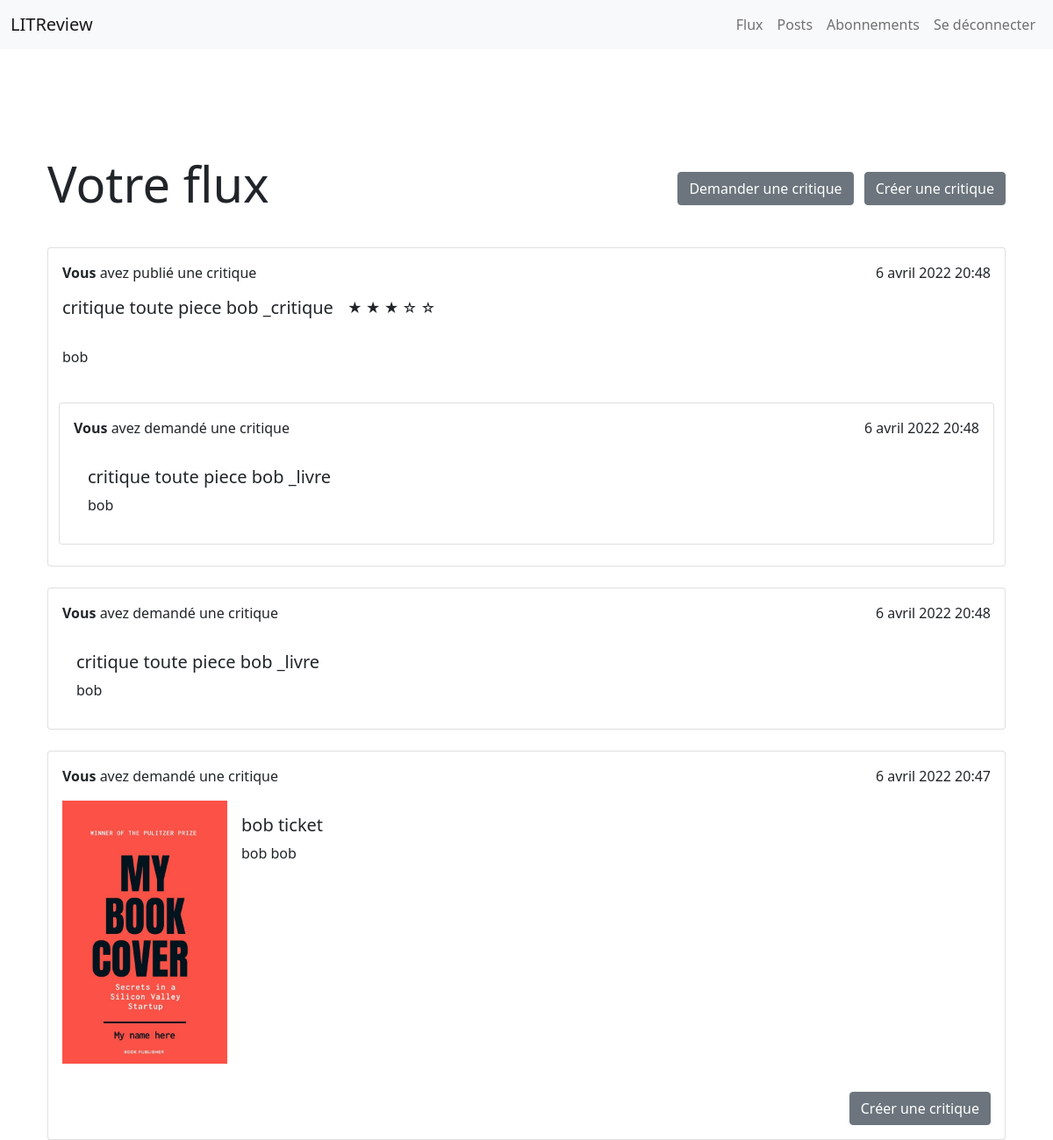
Screenshot of / (signed in) with the database file from the repository.
### main/models.py (models this page shows, shortened)
class Review(models.Model):
    ticket = models.ForeignKey(to=Ticket, on_delete=models.CASCADE)
    rating = models.PositiveSmallIntegerField(
        validators=[MinValueValidator(0), MaxValueValidator(5)]
    )
    headline = models.CharField(max_length=128)
    body = models.CharField(max_length=8192, blank=True)
    user = models.ForeignKey(to=settings.AUTH_USER_MODEL, on_delete=models.CASCADE)
    time_created = models.DateTimeField(auto_now_add=True)

class Ticket(models.Model):
    title = models.CharField(max_length=128)
    description = models.TextField(max_length=2048, blank=True)
    user = models.ForeignKey(to=settings.AUTH_USER_MODEL, on_delete=models.CASCADE)
    image = models.ImageField(null=True, blank=True, upload_to="images/")
    time_created = models.DateTimeField(auto_now_add=True)

### main/views.py (the view)
# urls.py: path("", views.feed, name="home"),
@login_required
def feed(request):
    reviews, tickets = get_user_viewable_content(request.user)
    reviews = reviews.annotate(content_type=Value("REVIEW", CharField()))
    tickets = tickets.annotate(content_type=Value("TICKET", CharField()))
    posts = sorted(
        chain(reviews, tickets), key=lambda post: post.time_created, reverse=True
    )
    return render(
        request,
        "main/home.html",
        {
            "posts": posts,
        },
    )

### main/views.py (called while the page is built)
def get_user_viewable_content(current_user):
    users_followed_by_current_user = [
        user.followed_user for user in UserFollows.objects.filter(user=current_user)
    ]
    users_to_display_content_from = users_followed_by_current_user + [current_user]
    viewable_reviews = Review.objects.filter(user__in=users_to_display_content_from)
    viewable_ticket = Ticket.objects.filter(user__in=users_to_display_content_from)
    return viewable_reviews, viewable_ticket

### main/templates/main/home.html
{% extends 'main/base.html' %}
{% block content %}
<br><br>
<br><br>
<div class="d-grid gap-2 d-md-flex justify-content-between align-items-baseline">
    <div>
    <h1 class="display-4 font-weight-bold">Votre flux</h1>
</div>
<div>
    <a class=" btn btn-secondary mb-4" href="{% url 'create_ticket' %}">Demander une critique</a>
    <a class=" btn btn-secondary mb-4 ms-2" href="{% url 'create_review' %}">Créer une critique</a>
</div>
</div>
{%if posts|length == 0%}
    <br><br>
    <h5 class="text-center fs-5 ">Vous n'avez pas encore de post</h5>
    {%else%}
    {% for post in posts %}
        {% if post.content_type == 'TICKET' %}
            {% if post.review_set.all %}
                {% include 'main/ticket_snippet.html' with ticket=post display_review_button=False %}
            {%else%}
                {% include 'main/ticket_snippet.html' with ticket=post display_review_button=True %}
            {% endif%}
            {% elif post.content_type == 'REVIEW' %}
                {% include 'main/review_snippet.html' with review=post %}
        {%endif%}
    {% endfor %}
{%endif%}
{% endblock %}

### main/templates/main/review_snippet.html
{% block content %}
<br>
<div class="card ">
    <div class="card-body">
        <div class="d-flex justify-content-between">
            {% if review.user == request.user %}
            <p> <strong>Vous</strong> avez publié une critique </p>
            <p>{{review.time_created}}</p>
            {%else%}
            <p> <strong>{{review.user}}</strong> a publié une critique </p>
            <p>{{review.time_created}}</p>
            {% endif%}
        </div>
        <div class="d-flex flex-row mb-3">
            <h5 class="card-title">{{review.headline}} </h5>
            <div>
                <p class="ms-3 fs-6 text">
                    {%for i in '12345' %}
                    {% if forloop.counter <= review.rating %} ★ {%else%} ☆ {%endif%} {%endfor%} </p>
            </div>
        </div>
        <p class="card-text">{{review.body}}</p>
    </div>
    <div class="container">
        {% with ticket=review.ticket display_review_button=False display_modify_delete_buttons=False %}
        {% include 'main/ticket_snippet.html' %}
        {%endwith%}
    </div>
    {% if display_modify_delete_buttons %}
    <div class="d-flex justify-content-md-end">
        <a href="{% url 'delete_content' 'review' review.id %}" class="btn btn-secondary m-3">Supprimer</a>
        <a href="{% url 'update_review' review.id %}" class="btn btn-secondary m-3">Modifier</a>
    </div>
    {%else%}
    <br>
    {%endif %}
</div>
{% endblock %}

### main/templates/main/ticket_snippet.html
{% block content %}
<br>
<div class="card ">
  <div class="card-body">
    <div class="d-flex justify-content-between">
      {% if ticket.user == request.user %}
      <p> <strong>Vous</strong> avez demandé une critique</p>
      <p>{{ticket.time_created}}</p>
      {%else%}
      <p> <strong>{{ticket.user}}</strong> a demandé une critique</p>
      <p>{{ticket.time_created}}</p>
      {% endif%}
    </div>
    <div class="d-flex ">
      {% if ticket.image %}
      <img src="{{ticket.image.url}}" style="height: 300px" alt="...">
      {%endif%}
      <div class=" m-3">
          <h5 class="card-title">{{ticket.title}}</h5>
          <p class="card-text">{{ticket.description}}</p>
      </div>
    </div>
  </div>
  <div class="d-flex justify-content-md-end">
    {% if display_modify_delete_buttons %}
    <a href="{% url 'delete_content' 'ticket' ticket.id %}" class="btn btn-secondary m-3">Supprimer</a>
    <a href="{% url 'update_ticket' ticket.id %}" class="btn btn-secondary m-3">Modifier</a>
    {%elif display_review_button %}
    <a href="{% url 'response_ticket' ticket.id %}" class="btn btn-secondary m-3">Créer une critique</a>
    {%endif %}
  </div>
</div>
{% endblock %}

### rows the page displays
Review: time_created "6 avril 2022 20:48", headline "critique toute piece bob _critique", rating 3 (drawn), body "bob"
Ticket: time_created "6 avril 2022 20:48", title "critique toute piece bob _livre", description "bob"
Ticket: time_created "6 avril 2022 20:47", image (picture), title "bob ticket", description "bob bob", shows "Créer une critique"
